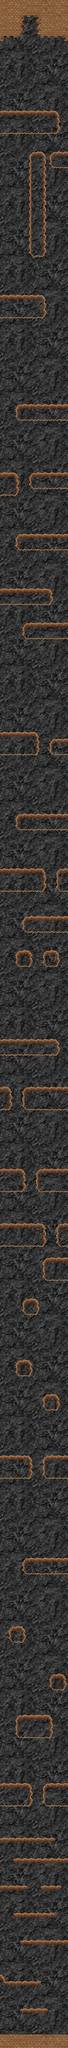

Tiled map render using the project's own tile images. Description and the map definition, with tile-layer contents summarised, below:
An orthogonal 10x300 tile map with 32x32 px tiles, 5 tile layers (background, bg1, bg2, cover1, ...), 2 tilesets and 50 objects.

<map version="1.0" orientation="orthogonal" width="10" height="300" tilewidth="32" tileheight="32">
 <properties>
  <property name="Time" value="120" />
 </properties>
 <tileset firstgid="1" name="terrain" tilewidth="32" tileheight="32">
  <image source="terrain.png" width="672" height="736" />
 </tileset>
 <tileset firstgid="484" name="bg1" tilewidth="32" tileheight="32">
  <image source="stone.png" width="320" height="320" />
 </tileset>
 <layer name="background" width="10" height="300">
  <data>[3000 cells, 3000 non-empty, 100 distinct tile ids]</data>
 </layer>
 <layer name="bg1" width="10" height="300">
  <data>[3000 cells, 578 non-empty, 21 distinct tile ids]</data>
 </layer>
 <layer name="bg2" width="10" height="300">
  <data>[3000 cells, 0 non-empty, 0 distinct tile ids]</data>
 </layer>
 <layer name="cover1" width="10" height="300">
  <data>[3000 cells, 30 non-empty, 8 distinct tile ids]</data>
 </layer>
 <layer name="cover2" width="10" height="300">
  <data>[3000 cells, 0 non-empty, 0 distinct tile ids]</data>
 </layer>
 <objectgroup name="obstacles" width="10" height="300">
  <object x="1" y="9537">
   <polyline points="0,0 318,0" />
  </object>
  <object x="2" y="9416">
   <polyline points="93,0 221,0" />
  </object>
  <object x="2" y="9258">
   <polyline points="0,0 9,-1 24,31 188,32" />
  </object>
  <object x="95" y="9098">
   <polyline points="0,0 225,-1" />
  </object>
  <object x="63" y="8969">
   <polyline points="0,0 191,0" />
  </object>
  <object x="192" y="8842">
   <polyline points="0,0 95,0" />
  </object>
  <object x="126" y="8840">
   <polyline points="0,0 -125,1" />
  </object>
  <object x="66" y="8714">
   <polyline points="0,0 255,-1" />
  </object>
  <object x="254" y="8618">
   <polyline points="0,0 -255,1" />
  </object>
  <object x="206" y="8364" width="115" height="102" />
  <object x="0" y="8363" width="144" height="101" />
  <object x="79" y="8044" width="164" height="101" />
  <object x="111" y="7308" width="207" height="68" />
  <object x="-1" y="6829" width="144" height="101" />
  <object x="207" y="6828" width="111" height="100" />
  <object x="208" y="5901" width="115" height="100" />
  <object x="0" y="5739" width="209" height="104" />
  <object x="270" y="5740" width="51" height="101" />
  <object x="174" y="5484" width="144" height="101" />
  <object x="0" y="5484" width="113" height="102" />
  <object x="2" y="5102" width="49" height="102" />
  <object x="108" y="5101" width="213" height="102" />
  <object x="1" y="4874" width="270" height="72" />
  <object x="113" y="4300" width="208" height="69" />
  <object x="1" y="4076" width="207" height="100" />
  <object x="268" y="4078" width="51" height="98" />
  <object x="76" y="3820" width="244" height="69" />
  <object x="2" y="3437" width="173" height="99" />
  <object x="240" y="3469" width="80" height="68" />
  <object x="112" y="2924" width="206" height="71" />
  <object x="0" y="2764" width="241" height="72" />
  <object x="77" y="2509" width="242" height="67" />
  <object x="1" y="2221" width="81" height="104" />
  <object x="141" y="2220" width="177" height="73" />
  <object x="76" y="1900" width="243" height="72" />
  <object x="0" y="1389" width="209" height="102" />
  <object x="143" y="717" width="69" height="487" />
  <object x="241" y="716" width="79" height="72" />
  <object x="0" y="525" width="273" height="100" />
  <object x="105" y="-15" width="75" height="74">
   <properties>
    <property name="EXIT" value="" />
   </properties>
   <ellipse />
  </object>
  <object x="49" y="7631" width="65" height="67" />
  <object x="239" y="7855" width="65" height="67" />
  <object x="80" y="6381" width="65" height="67" />
  <object x="209" y="6541" width="65" height="67" />
  <object x="112" y="6094" width="65" height="67" />
  <object x="80" y="4461" width="65" height="67" />
  <object x="210" y="4463" width="65" height="67" />
  <object x="146" y="9543" width="28" height="27">
   <properties>
    <property name="START" value="" />
   </properties>
   <ellipse />
  </object>
  <object x="3" y="1" width="98" height="165" />
  <object x="184" y="-3" width="135" height="168" />
 </objectgroup>
</map>
